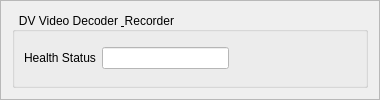
              <widget class="QFrame" name="frame_23">
               <property name="minimumSize">
                <size>
                 <width>380</width>
                 <height>0</height>
                </size>
               </property>
               <property name="frameShape">
                <enum>QFrame::StyledPanel</enum>
               </property>
               <property name="frameShadow">
                <enum>QFrame::Raised</enum>
               </property>
               <layout class="QVBoxLayout" name="verticalLayout_3">
                <item>
                 <widget class="QGroupBox" name="CSC_gb_24">
                  <property name="minimumSize">
                   <size>
                    <width>350</width>
                    <height>0</height>
                   </size>
                  </property>
                  <property name="font">
                   <font>
                    <italic>false</italic>
                    <underline>false</underline>
                   </font>
                  </property>
                  <property name="autoFillBackground">
                   <bool>false</bool>
                  </property>
                  <property name="styleSheet">
                   <string notr="true">color: rgb(0, 0, 0);</string>
                  </property>
                  <property name="title">
                   <string>DV Video Decoder &amp; Recorder</string>
                  </property>
                  <property name="flat">
                   <bool>false</bool>
                  </property>
                  <property name="checkable">
                   <bool>false</bool>
                  </property>
                  <layout class="QGridLayout" name="gridLayout_50">
                   <item row="0" column="0">
                    <layout class="QHBoxLayout" name="horizontalLayout_63">
                     <item>
                      <widget class="QLabel" name="label_97">
                       <property name="text">
                        <string>Health Status</string>
                       </property>
                      </widget>
                     </item>
                     <item>
                      <widget class="QLineEdit" name="DVVER_H_LE">
                       <property name="styleSheet">
                        <string notr="true">background-color: rgb(255, 255, 255);</string>
                       </property>
                      </widget>
                     </item>
                     <item>
                      <spacer name="horizontalSpacer_32">
                       <property name="orientation">
                        <enum>Qt::Horizontal</enum>
                       </property>
                       <property name="sizeHint" stdset="0">
                        <size>
                         <width>108</width>
                         <height>20</height>
                        </size>
                       </property>
                      </spacer>
                     </item>
                    </layout>
                   </item>
                  </layout>
                 </widget>
                </item>
               </layout>
              </widget>
